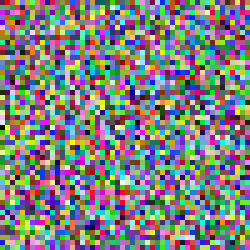
//> input picture Miscellaneous/Netpbm image designer/Netpbm image designer/PPMimage.ppm, 50 x 50 px (shown 5 times larger)
$ ./Average_Color '../../../Miscellaneous/Netpbm image designer/Netpbm image designer/PPMimage.ppm' 3 3   (built with g++ and OpenCV 4)
//> lines starting //> are read from the running program, lines starting //| are printed output that depends on the picture; after the words box and inside, x2 and y2 are one past the last pixel; in counts of white or black regions, pixels touching at a corner belong together
#include <iostream>
#include <unordered_map>
#include "opencv2/core.hpp"
#include "opencv2/imgproc.hpp"
#include "opencv2/imgcodecs.hpp"
#include "opencv2/highgui.hpp"
#include <deque>

using namespace cv;

struct Color {
    uchar R, G, B;

    Color() {
        R = 0;
        G = 0;
        B = 0;
    }

    bool operator == (const Color& c) const {
        return (R == c.R && G == c.G && B == c.B);
    }

};

template <>
struct std::hash<Color>
{
    std::size_t operator()(const Color& k) const
    {
        using std::hash;
        // Compute individual hash values for first,
        // second and third and combine them using XOR
        // and bit shifting:
        return ((hash<uchar>()(k.B)
            ^ (hash<uchar>()(k.G) << 1)) >> 1)
            ^ (hash<uchar>()(k.R) << 1);
    }
};

struct ColorAmmount {
    Color c;
    int ammount;

    ColorAmmount(Color k, int a) : c(k), ammount(a) {}
};

//std::string file_path = "C:\\Users\\VGpc\\Pictures\\Image samples\\800x600\\image_6.jpg";
void createLookupTable(uchar* lookupTable, int lookupTableLenght, int ratio);
void applyLookupTable(uchar* LookupTable, Mat& img);
void fetchColors(Mat& img, std::unordered_map<Color, int>& colorList);
void findGreatestColors(std::deque<ColorAmmount>& colorQue, std::unordered_map<Color, int> colorList, int numOfColours);
void drawQue(Mat& img, Mat& result, std::deque<ColorAmmount>& colorQue, int imgincrease);

int main(int argc, char* argv[])
{
    const char* file_path;
    int ratio = 40;
    int numOfDifferentColors = 10;


    if (argc >= 2) file_path = argv[1];
    else return 0;
    if (argc >= 3) ratio = atoi(argv[2]);
    if (argc >= 4) numOfDifferentColors = atoi(argv[3]);

    Mat img = imread(file_path, IMREAD_ANYCOLOR);
//> img is the input picture: 50 rows x 50 cols, CV_8UC3; mean B, G, R 127.9, 128.2, 127.3
    int imgincrease = img.rows / 15;
//> imgincrease = 3
    Mat result = Mat(img.rows + imgincrease, img.cols, img.type());
    img.copyTo(result(Rect(Point(0, 0), Point(img.cols, img.rows))));
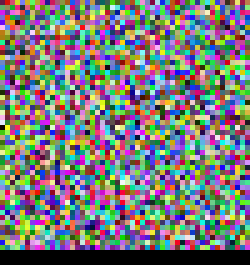
//> result: 53 rows x 50 cols, CV_8UC3 (shown 5 times larger); mean B, G, R 120.7, 120.9, 120.1

    namedWindow("Result", WINDOW_AUTOSIZE);

    //imshow("Original image" , img);

    uchar lookupTable[256];

    createLookupTable(lookupTable, 256, ratio);
    applyLookupTable(lookupTable, img);

    std::unordered_map<Color, int> colorList;

    fetchColors(img, colorList);

    std::deque<ColorAmmount> que;

    findGreatestColors(que, colorList, numOfDifferentColors);

    drawQue(img, result, que, imgincrease);

    imshow("Result", result);

    std::vector<int> compression_params;
    compression_params.push_back(IMWRITE_JPEG_OPTIMIZE);
    compression_params.push_back(9);
    try
    {
        result = imwrite("result.jpg", result, compression_params);
    }
    catch (const cv::Exception& ex)
    {
        std::cout << "Exception converting image to PNG format: " << ex.what() << std::endl;
    }


    waitKey(0);
    return 0;

}


void createLookupTable(uchar* lookupTable, int lookupTableLenght, int ratio) {
//> called with lookupTableLenght = 256, ratio = 3
    if (ratio == 0)ratio = 1;
    for (size_t i = 0; i < lookupTableLenght; i++)
    {
        lookupTable[i] = (uchar)(ratio * (i / ratio));
    }
}

void applyLookupTable(uchar* LookupTable, Mat& img) {

    int rows = img.rows;
//> rows = 50
    int cols = img.cols * img.channels();
//> cols = 150

    if (img.isContinuous()) {
        cols *= rows;
//> cols = 7500
        rows = 1;
    }

    uchar* p;
    for (size_t i = 0; i < rows; i++)
    {
        p = img.ptr<uchar>(i);
        for (size_t j = 0; j < cols; j++)
        {
            p[j] = LookupTable[p[j]];
        }
    }
}

void fetchColors(Mat& img, std::unordered_map<Color, int>& colorList) {
    int rows = img.rows;
//> rows = 50
    int cols = img.cols;
//> cols = 50

    std::unordered_map<Color, int>::iterator it;

    for (size_t i = 0; i < rows; i++)
    {

        for (size_t j = 0; j < cols; j++)
        {
            Color c;
            c.B = img.at<Vec3b>(i, j)[0];
            c.G = img.at<Vec3b>(i, j)[1];
            c.R = img.at<Vec3b>(i, j)[2];

            it = colorList.find(c);
            if (it == colorList.end()) {
                colorList.insert(std::make_pair(c, 1));
            }
            else {
                it->second = it->second + 1;
            }
        }
    }
//> after the loop, colorList = 2494 items
}

void findGreatestColors(std::deque<ColorAmmount>& colorQue, std::unordered_map<Color, int> colorList, int numOfColours) {
//> called with numOfColours = 3

    Color currentGreatestColor = Color();
    int currentGreatestColorAmmount = 0;

    if (colorList.size() >= numOfColours)
        for (size_t i = 0; i < numOfColours + 1; i++)
        {
            for (auto i : colorList) {
                if (i.second > currentGreatestColorAmmount) {
                    currentGreatestColorAmmount = i.second;
                    currentGreatestColor = i.first;
                }
            }
            colorList.erase(colorList.find(currentGreatestColor));
            colorQue.push_back(ColorAmmount(currentGreatestColor, currentGreatestColorAmmount));
            currentGreatestColor = Color();
            currentGreatestColorAmmount = 0;
        }
//> after the loop, currentGreatestColorAmmount = 0
//> in main, `findGreatestColors(que, colorList, numOfDifferentColors);`: que = 4 items

}

void drawQue(Mat& img, Mat& result, std::deque<ColorAmmount>& colorQue, int imgincrease) {
//> called with imgincrease = 3

    int totalAmmount = 0;
    for (auto i : colorQue) {
        totalAmmount += i.ammount;
    }
//> this loop made 4 passes
//> totalAmmount on passes 1 to 4: 2, 4, 6, 8
//> after the loop, totalAmmount = 8

    int partial = 0;
    Point a = Point(0, img.rows);
//> a = Point(0, 50)
    Point b = Point(0, img.rows + imgincrease);
//> b = Point(0, 53)
    for (auto i : colorQue) {
        partial = nearbyint(i.ammount * static_cast<float>(100) / totalAmmount);
        partial = img.cols / 100 * partial;
        b = Point(b.x + partial, b.y);
        rectangle(result, a, b, Scalar(i.c.B, i.c.G, i.c.R), -1, LineTypes::LINE_AA);
        a = Point(a.x + partial, a.y);
        b = Point(b.x + partial, b.y);
    }
//> this loop made 4 passes
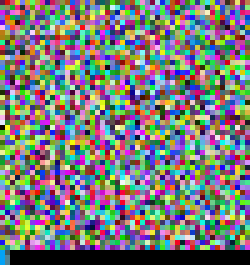
//> result: 53 rows x 50 cols, CV_8UC3 (shown 5 times larger); 0.23% of pixels changed, all inside (x1, y1, x2, y2) = (0, 50, 2, 53)
//> after the loop, partial = 0
//> in main, `result = imwrite("result.jpg", result, compression_params);`:
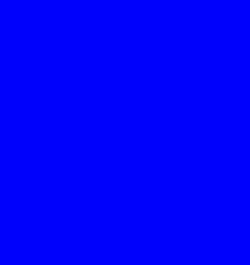
//> result: 53 rows x 50 cols, CV_8UC3 (shown 5 times larger); mean B, G, R 1, 0, 0; drawn with 1 as white
}
